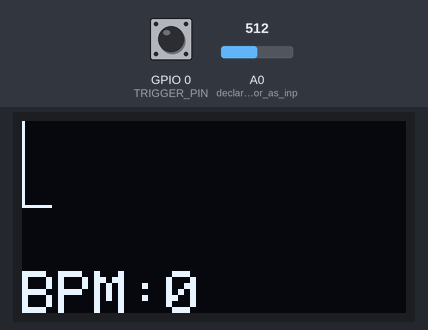
Simulated run of this sketch. Board: ESP8266 (NodeMCU). Shown: 128×64 one-colour display. Inputs (shaded band) come from the test bench; at power-on: GPIO 0 (TRIGGER_PIN) HIGH, A0 (declare_ecg_sensor_as_inp) = 512. WiFi joins after 1.5 s; servers stay silent unless stated; the Firebase database answers and starts empty; what the sketch prints to the serial monitor is not drawn.

2.4 s: GPIO 0 (TRIGGER_PIN) pulled LOW for 1 s
Above: at 4.3 s.
4.9 s: GPIO 0 (TRIGGER_PIN) pulled LOW for 0.15 s
Timing chart, 0 to 7.9 s (numbered marks = the images above; inputs shaded):
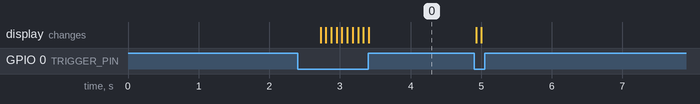

Measured:
- after the input at 2.4 s, the display: first changes after 0.33 s (image 0 shows a later state)

The sketch:

arduino_code.ino
```cpp
#if defined(ESP32)
#include <WiFi.h>
#include <FirebaseESP32.h>
#elif defined(ESP8266)
#include <ESP8266WiFi.h>
#include <FirebaseESP8266.h>
#endif

//Provide the token generation process info.
#include <addons/TokenHelper.h>

//Provide the RTDB payload printing info and other helper functions.
#include <addons/RTDBHelper.h>
#include <WiFiManager.h>

#include <Adafruit_SSD1306.h>
#define OLED_Address 0x3C
Adafruit_SSD1306 oled(128, 64);

int a=0;
int lasta=0;
int lastb=0;
int LastTime=0;
int ThisTime;
bool BPMTiming=false;
bool BeatComplete=false;
int BPM=0;

#define UpperThreshold 560
#define LowerThreshold 530
#define API_KEY "FIREBASE_API_KEY"
#define DATABASE_URL "FIREBASE_DATABASE_URL"
#define DEVICE_ID "DEVICE_ID"
#define USER_EMAIL "FIREBASE_USER_EMAIL"
#define USER_PASSWORD "FIREBASE_USER_PASSWORD"
#define TRIGGER_PIN 0

FirebaseData fbdo;
FirebaseAuth auth;
FirebaseConfig config;

unsigned long sendDataPrevMillis = 0;
int timeout = 120; // seconds to run for

void setup() {
  Serial.begin(115200);
  oled.begin(SSD1306_SWITCHCAPVCC, OLED_Address);
  oled.clearDisplay();
  oled.setTextSize(2);
  pinMode(A0, INPUT); // declare ecg sensor as input

  WiFi.mode(WIFI_STA); // explicitly set mode, esp defaults to STA+AP
  pinMode(TRIGGER_PIN, INPUT_PULLUP);

  Serial.printf("Firebase Client v%s\n\n", FIREBASE_CLIENT_VERSION);

  /* Assign the api key (required) */
  config.api_key = API_KEY;

  /* Assign the user sign in credentials */
  auth.user.email = USER_EMAIL;
  auth.user.password = USER_PASSWORD;

  /* Assign the RTDB URL (required) */
  config.database_url = DATABASE_URL;

  /* Assign the callback function for the long running token generation task */
  config.token_status_callback = tokenStatusCallback; //see addons/TokenHelper.h

  Firebase.begin(&config, &auth);

  //Comment or pass false value when WiFi reconnection will control by your code or third party library
  Firebase.reconnectWiFi(true);

  Firebase.setDoubleDigits(5);
}

void loop()
{
  int temp = digitalRead(TRIGGER_PIN); // read button value

  if (temp == HIGH) { // if button pressed
    WiFiManager wm;
    wm.setConfigPortalTimeout(timeout);

    if (!wm.startConfigPortal(DEVICE_ID)) {
      Serial.println("failed to connect and hit timeout");
      delay(3000);
      //reset and try again, or maybe put it to deep sleep
      ESP.restart();
      delay(5000);
    }

    //if you get here you have connected to the WiFi
    Serial.println("connected...)");

    oled.writeFillRect(0,50,128,16,BLACK);
    oled.setCursor(0,50);
    oled.print("WIFI MODE");

  }else {
    // read ecg sensor value and calculate BPM
    if(a>127)
      {
        oled.clearDisplay();
        a=0;
        lasta=a;
      }

      ThisTime=millis();
      // read sensor value
      int value=analogRead(A0);
      oled.setTextColor(WHITE);
      int b=60-(value/16);
      oled.writeLine(lasta,lastb,a,b,WHITE);
      lastb=b;
      lasta=a;

      // calculate BPM
      if(value>UpperThreshold)
      {
        if(BeatComplete)
        {
          BPM=ThisTime-LastTime;
          BPMTiming=false;
          BeatComplete=false;
          tone(8,1000,250);
        }
        if(BPMTiming==false)
        {
          LastTime=millis();
          BPMTiming=true;
        }
      }
      // check if BPM is complete
      if((value<LowerThreshold)&(BPMTiming)){
        BeatComplete=true;
      }

      // print value in display
      oled.writeFillRect(0,50,128,16,BLACK);
      oled.setCursor(0,50);
      oled.print("BPM:");
      oled.print(BPM);

     // send data to firebase
      if (Firebase.ready() && (a % 100==0) && (millis() - sendDataPrevMillis > 5000 || sendDataPrevMillis == 0))
      {
        // save data in firebase realtime database
        Serial.printf("Set bpm... %s\n", Firebase.setFloat(fbdo, F("/Heart_Rate_007/bpm"), BPM) ? "ok" : fbdo.errorReason().c_str());
        Serial.printf("Get bpm... %s\n", Firebase.getFloat(fbdo, F("/Heart_Rate_007/bpm")) ? String(fbdo.to<float>()).c_str() : fbdo.errorReason().c_str());

      }

      oled.display();
      a++;
      delay(50);
  }
}
```
